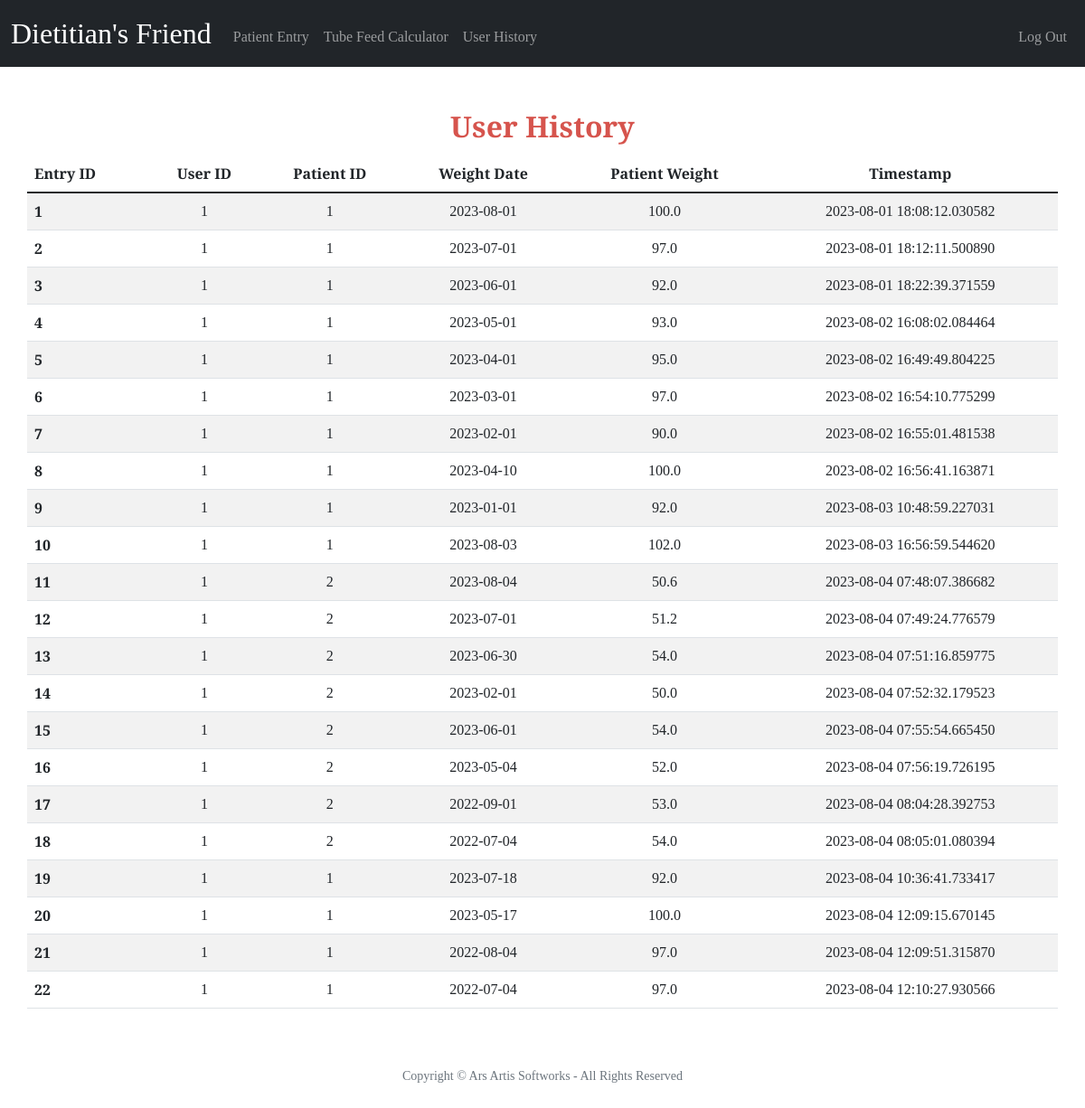
Screenshot of /history (signed in) with the database file from the repository.
### models.py (models this page shows)
class MonthlyWeights(db.Model):
    __tablename__ = "monthly_weights"
    id = db.Column(db.Integer, primary_key=True, autoincrement=True)
    user_id = db.Column(db.Integer, db.ForeignKey("users.id"), nullable=False)
    patient_id = db.Column(db.Integer, db.ForeignKey("patients.id"), nullable=False)
    weight_date = db.Column(db.Date, nullable=False)
    patient_weight = db.Column(db.Float)
    timestamp = db.Column(db.DateTime)

### app.py (the view)
@app.route("/history")
@login_required
def history():
    if request.method == "GET":
        history = MonthlyWeights.query.filter_by(user_id=session["user_id"]).all()
        return render_template("history.html", history=history)

### app.py (called while the page is built)
@app.after_request
def after_request(response):
    response.headers["Cache-Control"] = "no-cache, no-store, must-revalidate"
    response.headers["Expires"] = 0
    response.headers["Pragma"] = "no-cache"
    return response

### helpers.py (called while the page is built)
def login_required(f):
    @wraps(f)
    def decorated_function(*args, **kwargs):
        if session.get("user_id") is None:
            return redirect("/login")
        return f(*args, **kwargs)
    return decorated_function

### templates/history.html (shortened to what this page needs)
{% extends "layout.html" %}
{% block main %}
    <h2>User History</h2>
    <div class="container">
        <div class="row">
            <table class="table table-striped table-hover">
                <thead class="thead-dark">
                    <tr>
                        <th scope="col" class="text-start">Entry ID</th>
                        <th scope="col">User ID</th>
                        <th scope="col">Patient ID</th>
                        <th scope="col">Weight Date</th>
                        <th scope="col">Patient Weight</th>
                        <th scope="col">Timestamp</th>
                    </tr>
                </thead>
                <tbody>
                    {% for entry in history %}
                        <tr>
                            <th scope="row" class="text-start">{{ entry.id }}</td>
                            <td>{{ entry.user_id }}</td>
                            <td>{{ entry.patient_id }}</td>
                            <td>{{ entry.weight_date }}</td>
                            <td>{{ entry.patient_weight }}</td>
                            <td>{{ entry.timestamp }}</td>
                        </tr>
                    {% endfor %}
                </tbody>
            </table>
        </div>
    </div>
{% endblock %}

### templates/layout.html (shortened to what this page needs)
<!DOCTYPE html>
<html lang="en">
    <head>
        <link href="https://cdn.jsdelivr.net/npm/bootstrap@5.1.3/dist/css/bootstrap.min.css" rel="stylesheet">
        <link rel="stylesheet" href="https://cdn.jsdelivr.net/npm/bootstrap-icons@1.10.5/font/bootstrap-icons.css">
        <link href="/static/styles.css" rel="stylesheet">
    </head>
    <body>
        <nav class="bg-dark border-dark navbar navbar-expand-md navbar-dark">
            <div class="container-fluid">
                <a class="navbar-brand" href="/">Dietitian's Friend</a>
                <div class="collapse navbar-collapse" id="navbar">
                    {% if session["user_id"] %}
                        <ul class="navbar-nav me-auto mt-2">
                            <li class="nav-item"><a class="nav-link" href="/patient_entry">Patient Entry</a></li>
                            <li class="nav-item"><a class="nav-link" href="/tubefeed">Tube Feed Calculator</a></li>
                            <li class="nav-item"><a class="nav-link" href="/history">User History</a></li>
                        </ul>
                        <ul class="navbar-nav ms-auto mt-2">
                            <li class="nav-item"><a class="nav-link" href="/logout">Log Out</a></li>
                        </ul>
                    {% else %}
                        <ul class="navbar-nav ms-auto mt-2">
                            <li class="nav-item"><a class="nav-link" href="/register">Register</a></li>
                            <li class="nav-item"><a class="nav-link" href="/login">Log In</a></li>
                        </ul>
                    {% endif %}
                </div>
            </div>
        </nav>
        <main class="container-fluid py-5 text-center">
            {% block main %}{% endblock %}
        </main>
        <footer class="mb-5 small text-center text-muted">
            <p>Copyright &#169 Ars Artis Softworks - All Rights Reserved</p>
        </footer>
    </body>
</html>

### static/styles.css (style rules this page uses)
nav .navbar-brand { font-size: xx-large; }
body { background-color: #fff; color: #212529; font-family: 'EB Garamond', serif; font-size: 1rem; font-weight: 400; line-height: 1.5; margin: 0; text-align: left; }
h2 { color: #D6544D; font-size: 32px; font-weight: 700; line-height: 35px; margin-bottom: 15px; }
td, th { vertical-align: middle; }

### rows the page displays
MonthlyWeights: id "1", user_id "1", patient_id "1", weight_date "2023-08-01", patient_weight "100.0", timestamp "2023-08-01 18:08:12.030582"
MonthlyWeights: id "2", user_id "1", patient_id "1", weight_date "2023-07-01", patient_weight "97.0", timestamp "2023-08-01 18:12:11.500890"
MonthlyWeights: id "3", user_id "1", patient_id "1", weight_date "2023-06-01", patient_weight "92.0", timestamp "2023-08-01 18:22:39.371559"
MonthlyWeights: id "4", user_id "1", patient_id "1", weight_date "2023-05-01", patient_weight "93.0", timestamp "2023-08-02 16:08:02.084464"
MonthlyWeights: id "5", user_id "1", patient_id "1", weight_date "2023-04-01", patient_weight "95.0", timestamp "2023-08-02 16:49:49.804225"
MonthlyWeights: id "6", user_id "1", patient_id "1", weight_date "2023-03-01", patient_weight "97.0", timestamp "2023-08-02 16:54:10.775299"
MonthlyWeights: id "7", user_id "1", patient_id "1", weight_date "2023-02-01", patient_weight "90.0", timestamp "2023-08-02 16:55:01.481538"
MonthlyWeights: id "8", user_id "1", patient_id "1", weight_date "2023-04-10", patient_weight "100.0", timestamp "2023-08-02 16:56:41.163871"
MonthlyWeights: id "9", user_id "1", patient_id "1", weight_date "2023-01-01", patient_weight "92.0", timestamp "2023-08-03 10:48:59.227031"
MonthlyWeights: id "10", user_id "1", patient_id "1", weight_date "2023-08-03", patient_weight "102.0", timestamp "2023-08-03 16:56:59.544620"
MonthlyWeights: id "11", user_id "1", patient_id "2", weight_date "2023-08-04", patient_weight "50.6", timestamp "2023-08-04 07:48:07.386682"
MonthlyWeights: id "12", user_id "1", patient_id "2", weight_date "2023-07-01", patient_weight "51.2", timestamp "2023-08-04 07:49:24.776579"
MonthlyWeights: id "13", user_id "1", patient_id "2", weight_date "2023-06-30", patient_weight "54.0", timestamp "2023-08-04 07:51:16.859775"
MonthlyWeights: id "14", user_id "1", patient_id "2", weight_date "2023-02-01", patient_weight "50.0", timestamp "2023-08-04 07:52:32.179523"
MonthlyWeights: id "15", user_id "1", patient_id "2", weight_date "2023-06-01", patient_weight "54.0", timestamp "2023-08-04 07:55:54.665450"
MonthlyWeights: id "16", user_id "1", patient_id "2", weight_date "2023-05-04", patient_weight "52.0", timestamp "2023-08-04 07:56:19.726195"
MonthlyWeights: id "17", user_id "1", patient_id "2", weight_date "2022-09-01", patient_weight "53.0", timestamp "2023-08-04 08:04:28.392753"
MonthlyWeights: id "18", user_id "1", patient_id "2", weight_date "2022-07-04", patient_weight "54.0", timestamp "2023-08-04 08:05:01.080394"
MonthlyWeights: id "19", user_id "1", patient_id "1", weight_date "2023-07-18", patient_weight "92.0", timestamp "2023-08-04 10:36:41.733417"
MonthlyWeights: id "20", user_id "1", patient_id "1", weight_date "2023-05-17", patient_weight "100.0", timestamp "2023-08-04 12:09:15.670145"
MonthlyWeights: id "21", user_id "1", patient_id "1", weight_date "2022-08-04", patient_weight "97.0", timestamp "2023-08-04 12:09:51.315870"
MonthlyWeights: id "22", user_id "1", patient_id "1", weight_date "2022-07-04", patient_weight "97.0", timestamp "2023-08-04 12:10:27.930566"
